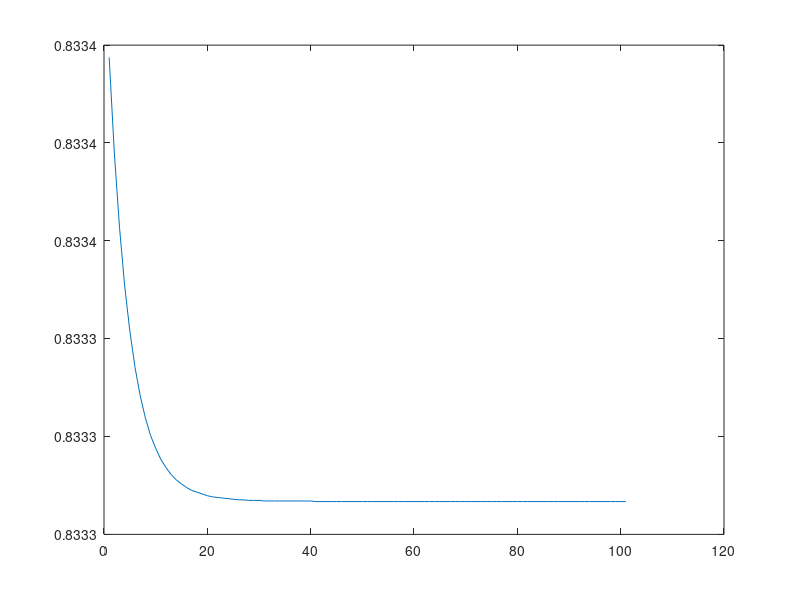

MATLAB code to generate this figure:
clear;
clc;

function value = sigmoidFunction(matrix)
  value = (1 ./ (1 + exp(-matrix)));
endfunction

function J = cost(theta, X, y)
  trainingExamples = length(y);
  J = (1 / (2 * trainingExamples)) * sum((sigmoidFunction(X * theta) - y) .^ 2);
endfunction

function J = regularizedCost(theta, X, y)
  trainingExamples = length(y);
  regularizationParameter = 100;
  
  J = (1 / (2 * trainingExamples)) * (
      sum((sigmoidFunction(X * theta) - y) .^ 2)
      + regularizationParameter * (sum(theta .^ 2) - theta(1) ^ 2)
  );
endfunction

function gradient = gradientVector(theta, X, y)
  trainingExamples = length(y);
  gradient = (1 / trainingExamples) * (X' * (sigmoidFunction(X * theta) - y));
endfunction

function gradient = regularizedGradientVector(theta, X, y)
  trainingExamples = length(y);
  regularizationParameter = 100;
  gradient = (1 / trainingExamples) * (
    X' * (sigmoidFunction(X * theta) - y) 
    + regularizationParameter * theta
  );
endfunction

function [value, gradient] = optimizationFunction(theta)
  data = [1 1 ; 1 2 ; 1 3];
  result = [1 ; 2 ; 3];
  value = cost(theta, data, result);
  gradient = gradientVector(theta, data, result);
endfunction

function [theta, costMemory, minCost] = gradientDescent(theta, X, y, iterations, learningRate)
  costMemory = [cost(theta, X, y)];
  for i = 1:iterations
    theta = theta - learningRate * gradientVector(theta, X, y);
    costMemory = [costMemory cost(theta, X, y)];
  end
  minCost = cost(theta, X, y);
endfunction

data = [1 1 ; 1 2 ; 1 3];
result = [1 ; 2 ; 3];
hypothesis = [10 ; 0];

[theta, costMemory, minCost] = gradientDescent(hypothesis, data, result, 100, 0.03);
disp(theta);
disp(minCost);
plot(costMemory);
